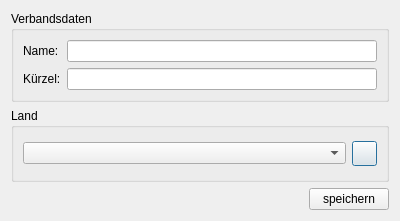
<?xml version="1.0" encoding="UTF-8"?>
<ui version="4.0">
 <class>Db_Verband_Dialog_Ui</class>
 <widget class="QDialog" name="Db_Verband_Dialog_Ui">
  <property name="geometry">
   <rect>
    <x>0</x>
    <y>0</y>
    <width>400</width>
    <height>221</height>
   </rect>
  </property>
  <property name="windowTitle">
   <string>TurnFix - Verbandsdaten</string>
  </property>
  <property name="windowIcon">
   <iconset resource="../../../../resources/TurnFix.qrc">
    <normaloff>:/appicons/icon.png</normaloff>:/appicons/icon.png</iconset>
  </property>
  <layout class="QGridLayout" name="gridLayout">
   <item row="0" column="0">
    <widget class="QGroupBox" name="groupBox">
     <property name="sizePolicy">
      <sizepolicy hsizetype="Expanding" vsizetype="Fixed">
       <horstretch>0</horstretch>
       <verstretch>0</verstretch>
      </sizepolicy>
     </property>
     <property name="title">
      <string>Verbandsdaten</string>
     </property>
     <layout class="QGridLayout" name="gridLayout_2">
      <item row="0" column="0">
       <widget class="QLabel" name="label">
        <property name="text">
         <string>Name:</string>
        </property>
       </widget>
      </item>
      <item row="1" column="0">
       <widget class="QLabel" name="label_2">
        <property name="text">
         <string>Kürzel:</string>
        </property>
       </widget>
      </item>
      <item row="0" column="1">
       <widget class="QLineEdit" name="txt_name"/>
      </item>
      <item row="1" column="1">
       <widget class="QLineEdit" name="txt_kuerzel">
        <property name="maxLength">
         <number>8</number>
        </property>
       </widget>
      </item>
     </layout>
    </widget>
   </item>
   <item row="1" column="0">
    <widget class="QGroupBox" name="groupBox_2">
     <property name="title">
      <string>Land</string>
     </property>
     <layout class="QGridLayout" name="gridLayout_3">
      <item row="0" column="0" colspan="2">
       <widget class="QComboBox" name="cmb_land"/>
      </item>
      <item row="0" column="2">
       <widget class="QPushButton" name="but_addl">
        <property name="sizePolicy">
         <sizepolicy hsizetype="Fixed" vsizetype="Fixed">
          <horstretch>0</horstretch>
          <verstretch>0</verstretch>
         </sizepolicy>
        </property>
        <property name="minimumSize">
         <size>
          <width>25</width>
          <height>25</height>
         </size>
        </property>
        <property name="maximumSize">
         <size>
          <width>25</width>
          <height>25</height>
         </size>
        </property>
        <property name="toolTip">
         <string>Strg++</string>
        </property>
        <property name="icon">
         <iconset resource="../../../../resources/TurnFix.qrc">
          <normaloff>:/appicons/plus.png</normaloff>:/appicons/plus.png</iconset>
        </property>
        <property name="iconSize">
         <size>
          <width>15</width>
          <height>15</height>
         </size>
        </property>
        <property name="shortcut">
         <string>Ctrl++</string>
        </property>
       </widget>
      </item>
     </layout>
    </widget>
   </item>
   <item row="2" column="0">
    <widget class="QPushButton" name="but_save">
     <property name="sizePolicy">
      <sizepolicy hsizetype="Fixed" vsizetype="Fixed">
       <horstretch>0</horstretch>
       <verstretch>0</verstretch>
      </sizepolicy>
     </property>
     <property name="layoutDirection">
      <enum>Qt::RightToLeft</enum>
     </property>
     <property name="text">
      <string>speichern</string>
     </property>
    </widget>
   </item>
  </layout>
 </widget>
 <resources>
  <include location="../../../../resources/TurnFix.qrc"/>
 </resources>
 <connections/>
</ui>
